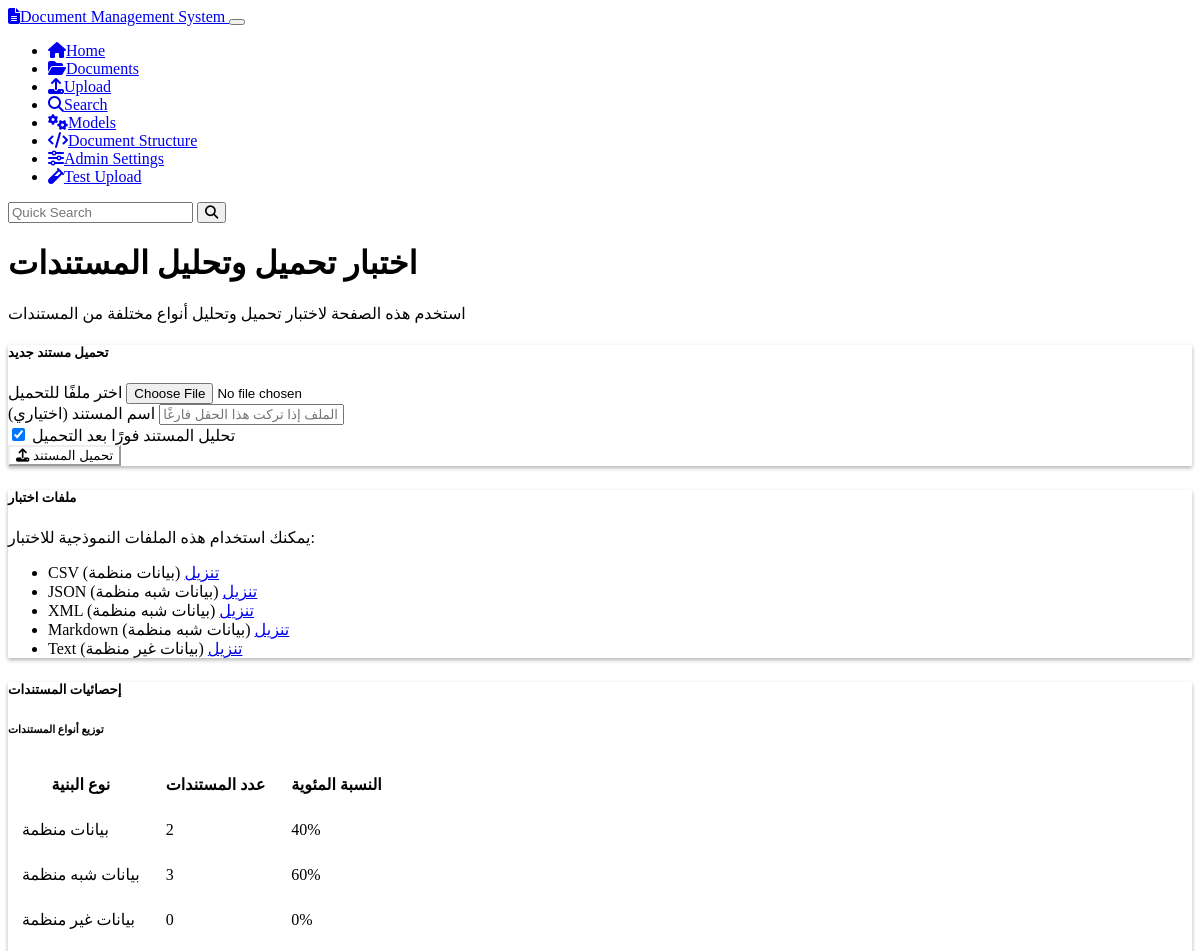
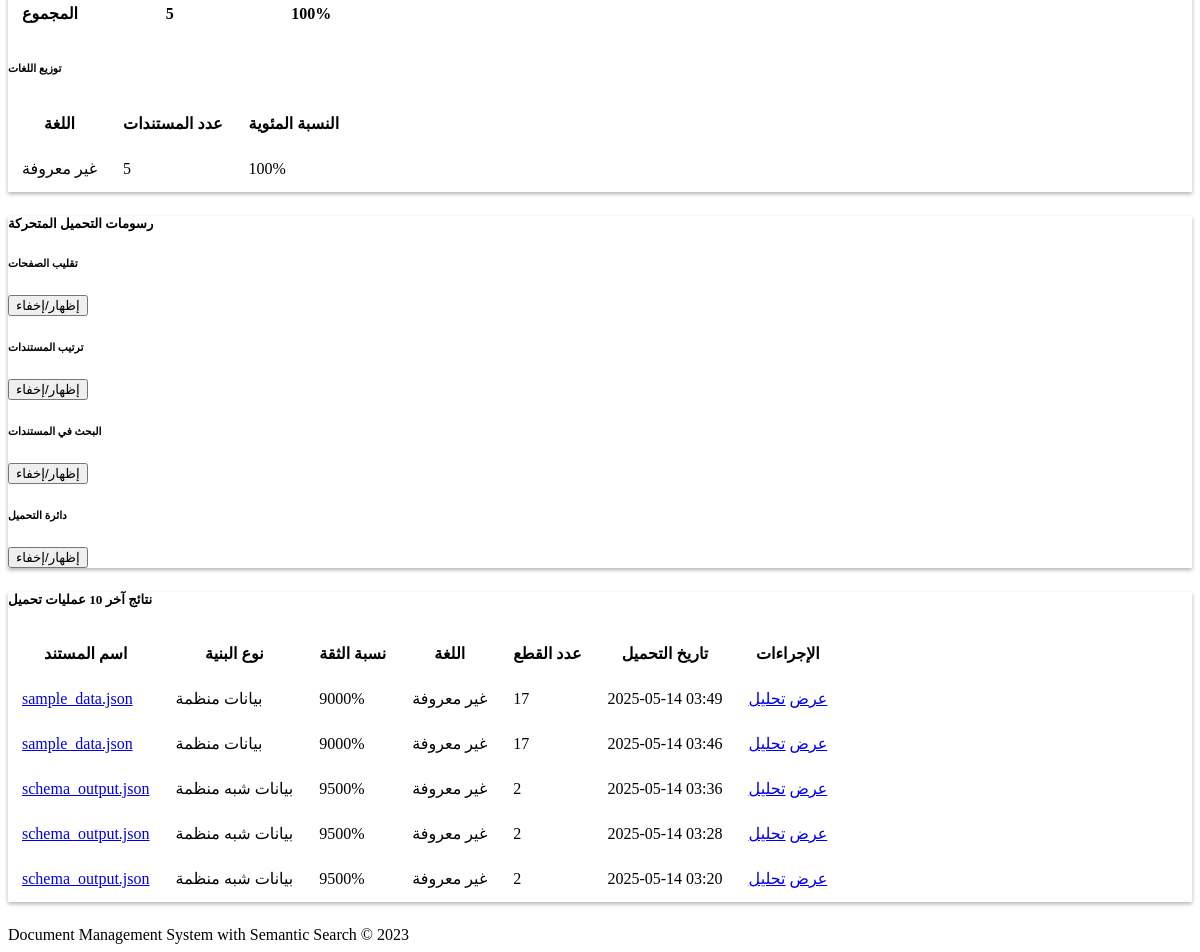
Page /test/upload on the earlier database version (2 pictures, top to bottom).
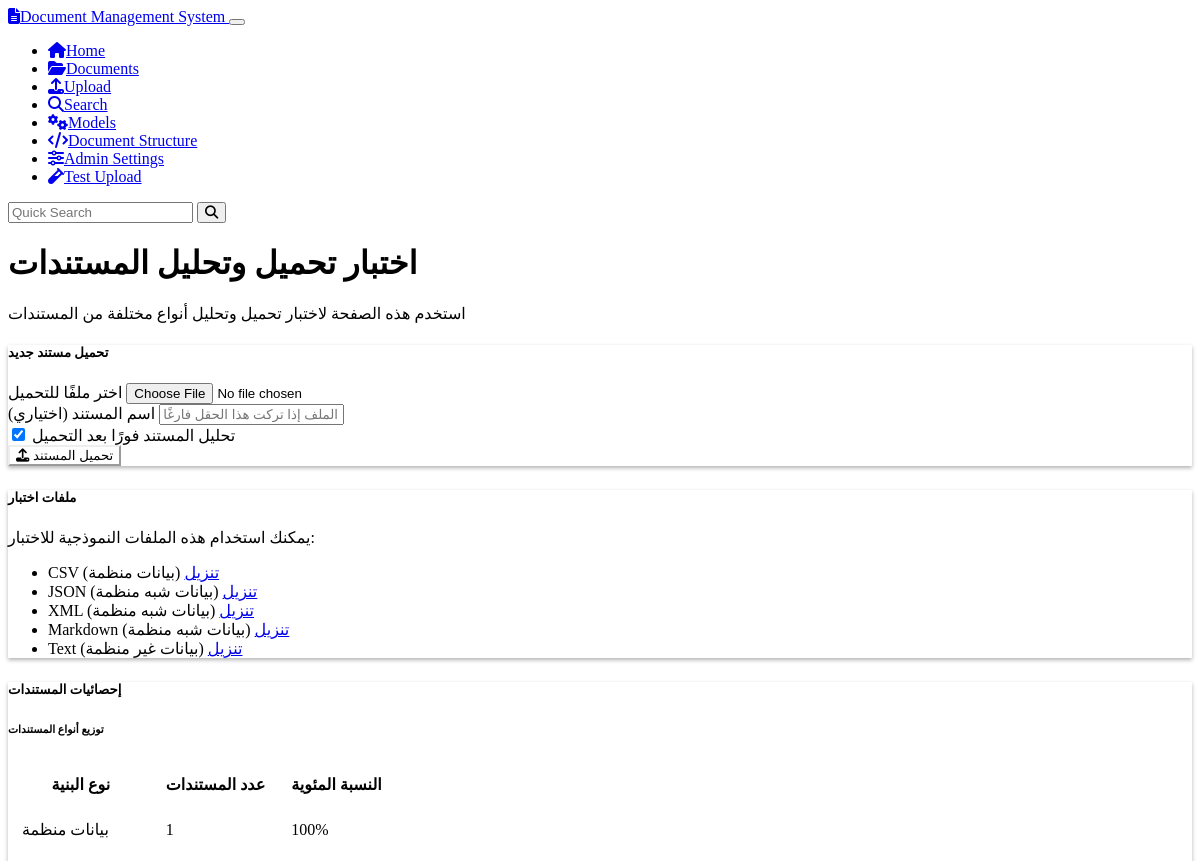
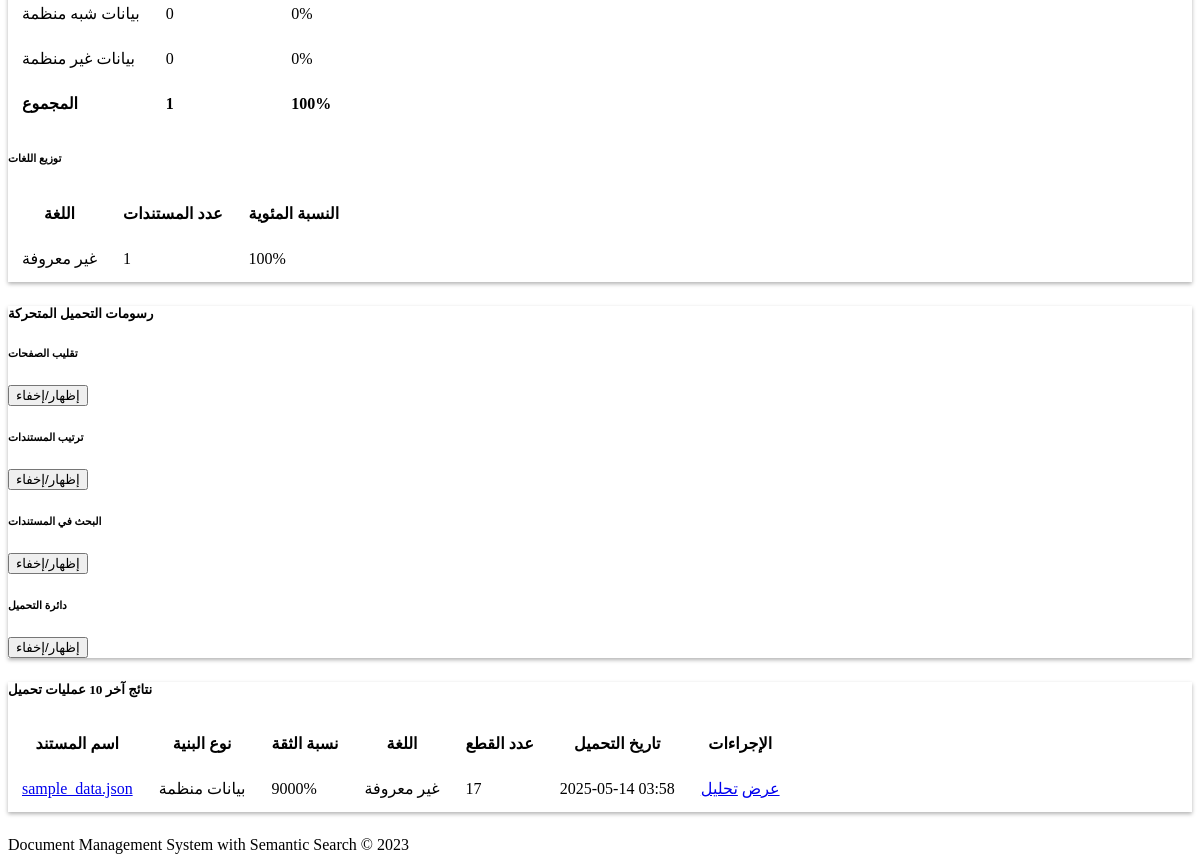
Same page on the later database version (2 pictures, top to bottom).
### models.py (models this page shows, shortened)
class Document(db.Model):
    id = db.Column(db.String(36), primary_key=True, default=lambda: str(uuid.uuid4()))
    name = db.Column(db.String(255), nullable=False)
    content = db.Column(db.Text, nullable=False)
    mime_type = db.Column(db.String(100), nullable=False)
    created_at = db.Column(db.DateTime, default=datetime.datetime.utcnow)
    updated_at = db.Column(db.DateTime, default=datetime.datetime.utcnow, onupdate=datetime.datetime.utcnow)
    chunks = db.relationship('Chunk', backref='document', cascade='all, delete-orphan')
    doc_metadata = db.relationship('Metadata', backref='document', cascade='all, delete-orphan')

### routes.py (the view)
@app.route('/test/upload')
def test_upload_page():
    stats = {
        'structured': 0,
        'semi_structured': 0,
        'unstructured': 0,
        'total': 0
    }
    language_stats = {}
    for doc in Document.query.all():
        stats['total'] += 1
        doc_metadata = {}
        for meta in Metadata.query.filter_by(document_id=doc.id).all():
            doc_metadata[meta.key] = meta.value
        structure_type = doc_metadata.get('detected_structure', 'unstructured')
        stats[structure_type] += 1
        language = doc_metadata.get('detected_language', 'unknown')
        language_stats[language] = language_stats.get(language, 0) + 1
    if stats['total'] > 0:
        stats['structured_percent'] = int(stats['structured'] / stats['total'] * 100)
        stats['semi_structured_percent'] = int(stats['semi_structured'] / stats['total'] * 100)
        stats['unstructured_percent'] = int(stats['unstructured'] / stats['total'] * 100)
    else:
        stats['structured_percent'] = 0
        stats['semi_structured_percent'] = 0
        stats['unstructured_percent'] = 0
    recent_documents = []
    for doc in Document.query.order_by(Document.created_at.desc()).limit(10).all():
        doc_metadata = {}
        for meta in Metadata.query.filter_by(document_id=doc.id).all():
            doc_metadata[meta.key] = meta.value
        chunk_count = Chunk.query.filter_by(document_id=doc.id).count()
        enriched_doc = {
            'id': doc.id,
            'name': doc.name,
            'structure_type': doc_metadata.get('detected_structure', 'unstructured'),
            'confidence': int(float(doc_metadata.get('detection_confidence', '0')) * 100),
            'language': doc_metadata.get('detected_language', 'unknown'),
            'chunk_count': chunk_count,
            'created_at': doc.created_at
        }
        recent_documents.append(enriched_doc)
    lang_names = {
        'ar': 'العربية',
        'en': 'الإنجليزية',
        'fr': 'الفرنسية',
        'es': 'الإسبانية',
        'de': 'الألمانية',
        'zh': 'الصينية',
        'ru': 'الروسية',
        'ja': 'اليابانية',
        'multilingual': 'متعدد اللغات',
        'unknown': 'غير معروفة'
    }
    return render_template(
        'test_upload.html',
        stats=stats,
        language_stats=language_stats,
        recent_documents=recent_documents,
        lang_names=lang_names
    )

### templates/test_upload.html (shortened to what this page needs)
{% extends 'base.html' %}
{% block content %}
<div class="container mt-4">
  <div class="row mb-4">
    <div class="col">
      <h1>اختبار تحميل وتحليل المستندات</h1>
      <p class="lead">استخدم هذه الصفحة لاختبار تحميل وتحليل أنواع مختلفة من المستندات</p>
    </div>
  </div>
  <div class="row mb-4">
    <div class="col-md-8">
      <div class="card">
        <div class="card-header bg-primary text-white">
          <h5 class="mb-0">تحميل مستند جديد</h5>
        </div>
        <div class="card-body">
          <form id="uploadForm" action="{{ url_for('upload') }}" method="post" enctype="multipart/form-data">
            <div class="mb-3">
              <label for="document" class="form-label">اختر ملفًا للتحميل</label>
              <input type="file" class="form-control" id="document" name="document" required>
            </div>
            <div class="mb-3">
              <label for="documentName" class="form-label">اسم المستند (اختياري)</label>
              <input type="text" class="form-control" id="documentName" name="name" placeholder="سيتم استخدام اسم الملف إذا تركت هذا الحقل فارغًا">
            </div>
            <div class="mb-3">
              <div class="form-check">
                <input class="form-check-input" type="checkbox" id="analyzeImmediately" name="analyze_immediately" checked>
                <label class="form-check-label" for="analyzeImmediately">
                  تحليل المستند فورًا بعد التحميل
                </label>
              </div>
            </div>
            <button type="submit" class="btn btn-primary">
              <i class="fas fa-upload me-1"></i> تحميل المستند
            </button>
          </form>
        </div>
      </div>
    </div>
    <div class="col-md-4">
      <div class="card">
        <div class="card-header bg-primary text-white">
          <h5 class="mb-0">ملفات اختبار</h5>
        </div>
        <div class="card-body">
          <p>يمكنك استخدام هذه الملفات النموذجية للاختبار:</p>
          <ul class="list-group">
            <li class="list-group-item d-flex justify-content-between align-items-center">
              <span>CSV (بيانات منظمة)</span>
              <a href="{{ url_for('static', filename='sample_data/sample.csv') }}" class="btn btn-sm btn-outline-primary" download>تنزيل</a>
            </li>
            <li class="list-group-item d-flex justify-content-between align-items-center">
              <span>JSON (بيانات شبه منظمة)</span>
              <a href="{{ url_for('static', filename='sample_data/sample.json') }}" class="btn btn-sm btn-outline-primary" download>تنزيل</a>
            </li>
            <li class="list-group-item d-flex justify-content-between align-items-center">
              <span>XML (بيانات شبه منظمة)</span>
              <a href="{{ url_for('static', filename='sample_data/sample.xml') }}" class="btn btn-sm btn-outline-primary" download>تنزيل</a>
            </li>
            <li class="list-group-item d-flex justify-content-between align-items-center">
              <span>Markdown (بيانات شبه منظمة)</span>
              <a href="{{ url_for('static', filename='sample_data/sample.md') }}" class="btn btn-sm btn-outline-primary" download>تنزيل</a>
            </li>
            <li class="list-group-item d-flex justify-content-between align-items-center">
              <span>Text (بيانات غير منظمة)</span>
              <a href="{{ url_for('static', filename='sample_data/sample.txt') }}" class="btn btn-sm btn-outline-primary" download>تنزيل</a>
            </li>
          </ul>
        </div>
      </div>
    </div>
  </div>
  <div class="row mb-4">
    <div class="col-12">
      <div class="card">
        <div class="card-header bg-primary text-white">
          <h5 class="mb-0">إحصائيات المستندات</h5>
        </div>
        <div class="card-body">
          <div class="row">
            <div class="col-md-6">
              <h6>توزيع أنواع المستندات</h6>
              <div class="table-responsive">
                <table class="table table-sm">
                  <thead>
                    <tr>
                      <th>نوع البنية</th>
                      <th>عدد المستندات</th>
                      <th>النسبة المئوية</th>
                    </tr>
                  </thead>
                  <tbody>
                    <tr>
                      <td>بيانات منظمة</td>
                      <td>{{ stats.structured }}</td>
                      <td>{{ stats.structured_percent }}%</td>
                    </tr>
                    <tr>
                      <td>بيانات شبه منظمة</td>
                      <td>{{ stats.semi_structured }}</td>
                      <td>{{ stats.semi_structured_percent }}%</td>
                    </tr>
                    <tr>
                      <td>بيانات غير منظمة</td>
                      <td>{{ stats.unstructured }}</td>
                      <td>{{ stats.unstructured_percent }}%</td>
                    </tr>
                    <tr class="table-info">
                      <td><strong>المجموع</strong></td>
                      <td><strong>{{ stats.total }}</strong></td>
                      <td><strong>100%</strong></td>
                    </tr>
                  </tbody>
                </table>
              </div>
            </div>
            <div class="col-md-6">
              <h6>توزيع اللغات</h6>
              <div class="table-responsive">
                <table class="table table-sm">
                  <thead>
                    <tr>
                      <th>اللغة</th>
                      <th>عدد المستندات</th>
                      <th>النسبة المئوية</th>
                    </tr>
                  </thead>
                  <tbody>
                    {% for lang, count in language_stats.items() %}
                    <tr>
                      <td>{{ lang_names.get(lang, lang) }}</td>
                      <td>{{ count }}</td>
                      <td>{{ (count / stats.total * 100)|int if stats.total > 0 else 0 }}%</td>
                    </tr>
                    {% endfor %}
                  </tbody>
                </table>
              </div>
            </div>
          </div>
        </div>
      </div>
    </div>
  </div>
  <div class="row mb-4">
    <div class="col-12">
      <div class="card">
        <div class="card-header bg-primary text-white">
          <h5 class="mb-0">رسومات التحميل المتحركة</h5>
        </div>
        <div class="card-body">
          <div class="row text-center">
            <div class="col-md-3">
              <h6>تقليب الصفحات</h6>
              <button class="btn btn-sm btn-outline-info mt-2" onclick="toggleAnimation('flip-animation', 'document-flip')">
                إظهار/إخفاء
              </button>
            </div>
            <div class="col-md-3">
              <h6>ترتيب المستندات</h6>
              <button class="btn btn-sm btn-outline-info mt-2" onclick="toggleAnimation('shuffle-animation', 'document-shuffle')">
                إظهار/إخفاء
              </button>
            </div>
            <div class="col-md-3">
              <h6>البحث في المستندات</h6>
              <button class="btn btn-sm btn-outline-info mt-2" onclick="toggleAnimation('search-animation', 'document-search')">
                إظهار/إخفاء
              </button>
            </div>
            <div class="col-md-3">
              <h6>دائرة التحميل</h6>
              <button class="btn btn-sm btn-outline-info mt-2" onclick="toggleAnimation('spinner-animation', 'loading-spinner')">
                إظهار/إخفاء
              </button>
            </div>
          </div>
        </div>
      </div>
    </div>
  </div>
  <div class="row mb-4">
    <div class="col-12">
      <div class="card">
        <div class="card-header bg-primary text-white">
          <h5 class="mb-0">نتائج آخر 10 عمليات تحميل</h5>
        </div>
        <div class="card-body">
          <div class="table-responsive">
            <table class="table table-hover">
              <thead>
                <tr>
                  <th>اسم المستند</th>
                  <th>نوع البنية</th>
                  <th>نسبة الثقة</th>
                  <th>اللغة</th>
                  <th>عدد القطع</th>
                  <th>تاريخ التحميل</th>
                  <th>الإجراءات</th>
                </tr>
              </thead>
              <tbody>
                {% for doc in recent_documents %}
                <tr>
                  <td><a href="{{ url_for('document_view', document_id=doc.id) }}">{{ doc.name }}</a></td>
                  <td>
                    {% if doc.structure_type == 'structured' %}
                      <span class="badge bg-primary">بيانات منظمة</span>
                    {% elif doc.structure_type == 'semi_structured' %}
                      <span class="badge bg-info">بيانات شبه منظمة</span>
                    {% else %}
                      <span class="badge bg-warning">بيانات غير منظمة</span>
                    {% endif %}
                  </td>
                  <td>{{ doc.confidence }}%</td>
                  <td>{{ lang_names.get(doc.language, doc.language) }}</td>
                  <td>{{ doc.chunk_count }}</td>
                  <td>{{ doc.created_at.strftime('%Y-%m-%d %H:%M') }}</td>
                  <td>
                    <div class="btn-group btn-group-sm">
                      <a href="{{ url_for('document_view', document_id=doc.id) }}" class="btn btn-outline-primary">عرض</a>
                      <a href="{{ url_for('document_analysis_page', document_id=doc.id) }}" class="btn btn-outline-info">تحليل</a>
                    </div>
                  </td>
                </tr>
                {% endfor %}
              </tbody>
            </table>
          </div>
        </div>
      </div>
    </div>
  </div>
</div>
{% endblock %}

### templates/base.html (shortened to what this page needs)
<!DOCTYPE html>
<html lang="en" data-bs-theme="dark">
<head>
    <link rel="stylesheet" href="https://cdn.replit.com/agent/bootstrap-agent-dark-theme.min.css">
    <link rel="stylesheet" href="https://cdnjs.cloudflare.com/ajax/libs/font-awesome/6.4.0/css/all.min.css">
    <link rel="stylesheet" href="{{ url_for('static', filename='css/custom.css') }}">
</head>
<body>
    <nav class="navbar navbar-expand-lg navbar-dark bg-dark">
        <div class="container">
            <a class="navbar-brand" href="{{ url_for('index') }}">
                <i class="fas fa-file-alt me-2"></i>Document Management System
            </a>
            <button class="navbar-toggler" type="button" data-bs-toggle="collapse" data-bs-target="#navbarNav"
                    aria-controls="navbarNav" aria-expanded="false" aria-label="Toggle navigation">
            </button>
            <div class="collapse navbar-collapse" id="navbarNav">
                <ul class="navbar-nav me-auto">
                    <li class="nav-item">
                        <a class="nav-link" href="{{ url_for('index') }}">
                            <i class="fas fa-home me-1"></i>Home
                        </a>
                    </li>
                    <li class="nav-item">
                        <a class="nav-link" href="{{ url_for('document_list') }}">
                            <i class="fas fa-folder-open me-1"></i>Documents
                        </a>
                    </li>
                    <li class="nav-item">
                        <a class="nav-link" href="{{ url_for('upload') }}">
                            <i class="fas fa-upload me-1"></i>Upload
                        </a>
                    </li>
                    <li class="nav-item">
                        <a class="nav-link" href="{{ url_for('search_page') }}">
                            <i class="fas fa-search me-1"></i>Search
                        </a>
                    </li>
                    <li class="nav-item">
                        <a class="nav-link" href="{{ url_for('model_management') }}">
                            <i class="fas fa-cogs me-1"></i>Models
                        </a>
                    </li>
                    <li class="nav-item">
                        <a class="nav-link" href="{{ url_for('document_schema_page') }}">
                            <i class="fas fa-code me-1"></i>Document Structure
                        </a>
                    </li>
                    <li class="nav-item">
                        <a class="nav-link" href="{{ url_for('admin_settings_page') }}">
                            <i class="fas fa-sliders-h me-1"></i>Admin Settings
                        </a>
                    </li>
                    <li class="nav-item">
                        <a class="nav-link" href="{{ url_for('test_upload_page') }}">
                            <i class="fas fa-vial me-1"></i>Test Upload
                        </a>
                    </li>
                </ul>
                <form class="d-flex" action="{{ url_for('search_page') }}" method="get">
                    <input class="form-control me-2" type="search" name="query" placeholder="Quick Search" aria-label="Search">
                    <button class="btn btn-outline-info" type="submit">
                        <i class="fas fa-search"></i>
                    </button>
                </form>
            </div>
        </div>
    </nav>
    <div class="container py-4">
        {% block content %}{% endblock %}
    </div>
    <footer class="footer mt-auto py-3 bg-dark">
        <div class="container text-center">
            <span class="text-muted">Document Management System with Semantic Search &copy; 2023</span>
        </div>
    </footer>
</body>
</html>

Differences in the rows shown:
removed Document: name "sample_data.json", created_at "2025-05-14 03:49"
removed Document: name "sample_data.json", created_at "2025-05-14 03:46"
removed Document: name "schema_output.json", created_at "2025-05-14 03:36"
removed Document: name "schema_output.json", created_at "2025-05-14 03:28"
removed Document: name "schema_output.json", created_at "2025-05-14 03:20"
added Document: name "sample_data.json", created_at "2025-05-14 03:58"
Other differences:
{{ stats.structured }}: "2" → "1"
{{ stats.structured_percent }}: "40" → "100"
{{ stats.semi_structured }}: "3" → "0"
{{ stats.semi_structured_percent }}: "60" → "0"
{{ stats.total }}: "5" → "1"
new list line: "غير معروفة 1 100 %"
new list line: "بيانات منظمة 9000 % غير معروفة 17 عرض تحليل"
list line gone: "غير معروفة 5 100 %"
list line gone: "بيانات منظمة 9000 % غير معروفة 17 عرض تحليل"
list line gone: "بيانات شبه منظمة 9500 % غير معروفة 2 عرض تحليل"
